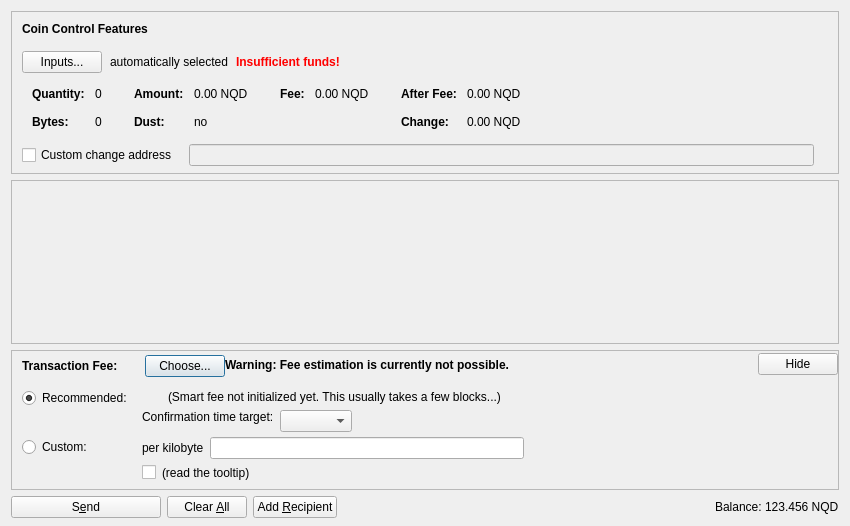
<?xml version="1.0" encoding="UTF-8"?>
<ui version="4.0">
 <class>SendCoinsDialog</class>
 <widget class="QDialog" name="SendCoinsDialog">
  <property name="geometry">
   <rect>
    <x>0</x>
    <y>0</y>
    <width>850</width>
    <height>526</height>
   </rect>
  </property>
  <property name="windowTitle">
   <string>Send Coins</string>
  </property>
  <layout class="QVBoxLayout" name="verticalLayout" stretch="0,1,0,0">
   <property name="bottomMargin">
    <number>8</number>
   </property>
   <item>
    <widget class="QFrame" name="frameCoinControl">
     <property name="sizePolicy">
      <sizepolicy hsizetype="Expanding" vsizetype="Expanding">
       <horstretch>0</horstretch>
       <verstretch>0</verstretch>
      </sizepolicy>
     </property>
     <property name="maximumSize">
      <size>
       <width>16777215</width>
       <height>16777215</height>
      </size>
     </property>
     <property name="frameShape">
      <enum>QFrame::StyledPanel</enum>
     </property>
     <property name="frameShadow">
      <enum>QFrame::Sunken</enum>
     </property>
     <layout class="QVBoxLayout" name="verticalLayoutCoinControl2">
      <property name="spacing">
       <number>0</number>
      </property>
      <property name="leftMargin">
       <number>0</number>
      </property>
      <property name="topMargin">
       <number>0</number>
      </property>
      <property name="rightMargin">
       <number>0</number>
      </property>
      <property name="bottomMargin">
       <number>6</number>
      </property>
      <item>
       <layout class="QVBoxLayout" name="verticalLayoutCoinControl" stretch="0,0,0,0,1">
        <property name="spacing">
         <number>0</number>
        </property>
        <property name="leftMargin">
         <number>10</number>
        </property>
        <property name="topMargin">
         <number>10</number>
        </property>
        <item>
         <layout class="QHBoxLayout" name="horizontalLayoutCoinControl1">
          <property name="bottomMargin">
           <number>15</number>
          </property>
          <item>
           <widget class="QLabel" name="labelCoinControlFeatures">
            <property name="sizePolicy">
             <sizepolicy hsizetype="Preferred" vsizetype="Maximum">
              <horstretch>0</horstretch>
              <verstretch>0</verstretch>
             </sizepolicy>
            </property>
            <property name="font">
             <font>
              <weight>75</weight>
              <bold>true</bold>
             </font>
            </property>
            <property name="styleSheet">
             <string notr="true">font-weight:bold;</string>
            </property>
            <property name="text">
             <string>Coin Control Features</string>
            </property>
           </widget>
          </item>
         </layout>
        </item>
        <item>
         <layout class="QHBoxLayout" name="horizontalLayoutCoinControl2" stretch="0,0,0,0">
          <property name="spacing">
           <number>8</number>
          </property>
          <property name="bottomMargin">
           <number>10</number>
          </property>
          <item>
           <widget class="QPushButton" name="pushButtonCoinControl">
            <property name="styleSheet">
             <string notr="true"/>
            </property>
            <property name="text">
             <string>Inputs...</string>
            </property>
            <property name="autoDefault">
             <bool>false</bool>
            </property>
           </widget>
          </item>
          <item>
           <widget class="QLabel" name="labelCoinControlAutomaticallySelected">
            <property name="text">
             <string>automatically selected</string>
            </property>
            <property name="margin">
             <number>5</number>
            </property>
           </widget>
          </item>
          <item>
           <widget class="QLabel" name="labelCoinControlInsuffFunds">
            <property name="font">
             <font>
              <weight>75</weight>
              <bold>true</bold>
             </font>
            </property>
            <property name="styleSheet">
             <string notr="true">color:red;font-weight:bold;</string>
            </property>
            <property name="text">
             <string>Insufficient funds!</string>
            </property>
            <property name="margin">
             <number>5</number>
            </property>
           </widget>
          </item>
          <item>
           <spacer name="horizontalSpacerCoinControl">
            <property name="orientation">
             <enum>Qt::Horizontal</enum>
            </property>
            <property name="sizeHint" stdset="0">
             <size>
              <width>40</width>
              <height>1</height>
             </size>
            </property>
           </spacer>
          </item>
         </layout>
        </item>
        <item>
         <widget class="QWidget" name="widgetCoinControl" native="true">
          <property name="sizePolicy">
           <sizepolicy hsizetype="Preferred" vsizetype="Preferred">
            <horstretch>0</horstretch>
            <verstretch>0</verstretch>
           </sizepolicy>
          </property>
          <property name="minimumSize">
           <size>
            <width>0</width>
            <height>0</height>
           </size>
          </property>
          <property name="styleSheet">
           <string notr="true"/>
          </property>
          <layout class="QHBoxLayout" name="horizontalLayoutCoinControl5">
           <property name="leftMargin">
            <number>0</number>
           </property>
           <property name="topMargin">
            <number>0</number>
           </property>
           <property name="rightMargin">
            <number>0</number>
           </property>
           <property name="bottomMargin">
            <number>0</number>
           </property>
           <item>
            <layout class="QHBoxLayout" name="horizontalLayoutCoinControl3" stretch="0,0,0,1">
             <property name="spacing">
              <number>20</number>
             </property>
             <property name="topMargin">
              <number>0</number>
             </property>
             <property name="bottomMargin">
              <number>10</number>
             </property>
             <item>
              <layout class="QFormLayout" name="formLayoutCoinControl1">
               <property name="horizontalSpacing">
                <number>10</number>
               </property>
               <property name="verticalSpacing">
                <number>14</number>
               </property>
               <property name="leftMargin">
                <number>10</number>
               </property>
               <property name="topMargin">
                <number>4</number>
               </property>
               <property name="rightMargin">
                <number>6</number>
               </property>
               <item row="0" column="0">
                <widget class="QLabel" name="labelCoinControlQuantityText">
                 <property name="font">
                  <font>
                   <weight>75</weight>
                   <bold>true</bold>
                  </font>
                 </property>
                 <property name="text">
                  <string>Quantity:</string>
                 </property>
                 <property name="margin">
                  <number>0</number>
                 </property>
                </widget>
               </item>
               <item row="0" column="1">
                <widget class="QLabel" name="labelCoinControlQuantity">
                 <property name="cursor">
                  <cursorShape>IBeamCursor</cursorShape>
                 </property>
                 <property name="contextMenuPolicy">
                  <enum>Qt::ActionsContextMenu</enum>
                 </property>
                 <property name="text">
                  <string notr="true">0</string>
                 </property>
                 <property name="margin">
                  <number>0</number>
                 </property>
                 <property name="textInteractionFlags">
                  <set>Qt::LinksAccessibleByMouse|Qt::TextSelectableByKeyboard|Qt::TextSelectableByMouse</set>
                 </property>
                </widget>
               </item>
               <item row="1" column="0">
                <widget class="QLabel" name="labelCoinControlBytesText">
                 <property name="font">
                  <font>
                   <weight>75</weight>
                   <bold>true</bold>
                  </font>
                 </property>
                 <property name="text">
                  <string>Bytes:</string>
                 </property>
                </widget>
               </item>
               <item row="1" column="1">
                <widget class="QLabel" name="labelCoinControlBytes">
                 <property name="cursor">
                  <cursorShape>IBeamCursor</cursorShape>
                 </property>
                 <property name="contextMenuPolicy">
                  <enum>Qt::ActionsContextMenu</enum>
                 </property>
                 <property name="text">
                  <string notr="true">0</string>
                 </property>
                 <property name="textInteractionFlags">
                  <set>Qt::LinksAccessibleByMouse|Qt::TextSelectableByKeyboard|Qt::TextSelectableByMouse</set>
                 </property>
                </widget>
               </item>
              </layout>
             </item>
             <item>
              <layout class="QFormLayout" name="formLayoutCoinControl2">
               <property name="horizontalSpacing">
                <number>10</number>
               </property>
               <property name="verticalSpacing">
                <number>14</number>
               </property>
               <property name="leftMargin">
                <number>6</number>
               </property>
               <property name="topMargin">
                <number>4</number>
               </property>
               <property name="rightMargin">
                <number>6</number>
               </property>
               <item row="0" column="0">
                <widget class="QLabel" name="labelCoinControlAmountText">
                 <property name="font">
                  <font>
                   <weight>75</weight>
                   <bold>true</bold>
                  </font>
                 </property>
                 <property name="text">
                  <string>Amount:</string>
                 </property>
                 <property name="margin">
                  <number>0</number>
                 </property>
                </widget>
               </item>
               <item row="0" column="1">
                <widget class="QLabel" name="labelCoinControlAmount">
                 <property name="cursor">
                  <cursorShape>IBeamCursor</cursorShape>
                 </property>
                 <property name="contextMenuPolicy">
                  <enum>Qt::ActionsContextMenu</enum>
                 </property>
                 <property name="text">
                  <string notr="true">0.00 NQD</string>
                 </property>
                 <property name="textInteractionFlags">
                  <set>Qt::LinksAccessibleByMouse|Qt::TextSelectableByKeyboard|Qt::TextSelectableByMouse</set>
                 </property>
                </widget>
               </item>
               <item row="1" column="0">
                <widget class="QLabel" name="labelCoinControlLowOutputText">
                 <property name="font">
                  <font>
                   <weight>75</weight>
                   <bold>true</bold>
                  </font>
                 </property>
                 <property name="text">
                  <string>Dust:</string>
                 </property>
                </widget>
               </item>
               <item row="1" column="1">
                <widget class="QLabel" name="labelCoinControlLowOutput">
                 <property name="cursor">
                  <cursorShape>IBeamCursor</cursorShape>
                 </property>
                 <property name="contextMenuPolicy">
                  <enum>Qt::ActionsContextMenu</enum>
                 </property>
                 <property name="text">
                  <string notr="true">no</string>
                 </property>
                 <property name="textInteractionFlags">
                  <set>Qt::LinksAccessibleByMouse|Qt::TextSelectableByKeyboard|Qt::TextSelectableByMouse</set>
                 </property>
                </widget>
               </item>
              </layout>
             </item>
             <item>
              <layout class="QFormLayout" name="formLayoutCoinControl3">
               <property name="horizontalSpacing">
                <number>10</number>
               </property>
               <property name="verticalSpacing">
                <number>14</number>
               </property>
               <property name="leftMargin">
                <number>6</number>
               </property>
               <property name="topMargin">
                <number>4</number>
               </property>
               <property name="rightMargin">
                <number>6</number>
               </property>
               <item row="0" column="0">
                <widget class="QLabel" name="labelCoinControlFeeText">
                 <property name="font">
                  <font>
                   <weight>75</weight>
                   <bold>true</bold>
                  </font>
                 </property>
                 <property name="text">
                  <string>Fee:</string>
                 </property>
                 <property name="margin">
                  <number>0</number>
                 </property>
                </widget>
               </item>
               <item row="0" column="1">
                <widget class="QLabel" name="labelCoinControlFee">
                 <property name="cursor">
                  <cursorShape>IBeamCursor</cursorShape>
                 </property>
                 <property name="contextMenuPolicy">
                  <enum>Qt::ActionsContextMenu</enum>
                 </property>
                 <property name="text">
                  <string notr="true">0.00 NQD</string>
                 </property>
                 <property name="textInteractionFlags">
                  <set>Qt::LinksAccessibleByMouse|Qt::TextSelectableByKeyboard|Qt::TextSelectableByMouse</set>
                 </property>
                </widget>
               </item>
              </layout>
             </item>
             <item>
              <layout class="QFormLayout" name="formLayoutCoinControl4">
               <property name="horizontalSpacing">
                <number>10</number>
               </property>
               <property name="verticalSpacing">
                <number>14</number>
               </property>
               <property name="leftMargin">
                <number>6</number>
               </property>
               <property name="topMargin">
                <number>4</number>
               </property>
               <property name="rightMargin">
                <number>6</number>
               </property>
               <item row="0" column="0">
                <widget class="QLabel" name="labelCoinControlAfterFeeText">
                 <property name="font">
                  <font>
                   <weight>75</weight>
                   <bold>true</bold>
                  </font>
                 </property>
                 <property name="text">
                  <string>After Fee:</string>
                 </property>
                 <property name="margin">
                  <number>0</number>
                 </property>
                </widget>
               </item>
               <item row="0" column="1">
                <widget class="QLabel" name="labelCoinControlAfterFee">
                 <property name="cursor">
                  <cursorShape>IBeamCursor</cursorShape>
                 </property>
                 <property name="contextMenuPolicy">
                  <enum>Qt::ActionsContextMenu</enum>
                 </property>
                 <property name="text">
                  <string notr="true">0.00 NQD</string>
                 </property>
                 <property name="textInteractionFlags">
                  <set>Qt::LinksAccessibleByMouse|Qt::TextSelectableByKeyboard|Qt::TextSelectableByMouse</set>
                 </property>
                </widget>
               </item>
               <item row="1" column="0">
                <widget class="QLabel" name="labelCoinControlChangeText">
                 <property name="font">
                  <font>
                   <weight>75</weight>
                   <bold>true</bold>
                  </font>
                 </property>
                 <property name="text">
                  <string>Change:</string>
                 </property>
                </widget>
               </item>
               <item row="1" column="1">
                <widget class="QLabel" name="labelCoinControlChange">
                 <property name="cursor">
                  <cursorShape>IBeamCursor</cursorShape>
                 </property>
                 <property name="contextMenuPolicy">
                  <enum>Qt::ActionsContextMenu</enum>
                 </property>
                 <property name="text">
                  <string notr="true">0.00 NQD</string>
                 </property>
                 <property name="textInteractionFlags">
                  <set>Qt::LinksAccessibleByMouse|Qt::TextSelectableByKeyboard|Qt::TextSelectableByMouse</set>
                 </property>
                </widget>
               </item>
              </layout>
             </item>
            </layout>
           </item>
          </layout>
         </widget>
        </item>
        <item>
         <layout class="QHBoxLayout" name="horizontalLayoutCoinControl4" stretch="0,0,0">
          <property name="spacing">
           <number>12</number>
          </property>
          <property name="sizeConstraint">
           <enum>QLayout::SetDefaultConstraint</enum>
          </property>
          <property name="topMargin">
           <number>5</number>
          </property>
          <property name="rightMargin">
           <number>5</number>
          </property>
          <item>
           <widget class="QCheckBox" name="checkBoxCoinControlChange">
            <property name="toolTip">
             <string>If this is activated, but the change address is empty or invalid, change will be sent to a newly generated address.</string>
            </property>
            <property name="text">
             <string>Custom change address</string>
            </property>
           </widget>
          </item>
          <item>
           <widget class="QValidatedLineEdit" name="lineEditCoinControlChange">
            <property name="enabled">
             <bool>false</bool>
            </property>
            <property name="sizePolicy">
             <sizepolicy hsizetype="Expanding" vsizetype="Fixed">
              <horstretch>0</horstretch>
              <verstretch>0</verstretch>
             </sizepolicy>
            </property>
           </widget>
          </item>
          <item>
           <widget class="QLabel" name="labelCoinControlChangeLabel">
            <property name="sizePolicy">
             <sizepolicy hsizetype="Preferred" vsizetype="Expanding">
              <horstretch>0</horstretch>
              <verstretch>0</verstretch>
             </sizepolicy>
            </property>
            <property name="minimumSize">
             <size>
              <width>0</width>
              <height>0</height>
             </size>
            </property>
            <property name="text">
             <string/>
            </property>
            <property name="margin">
             <number>3</number>
            </property>
           </widget>
          </item>
         </layout>
        </item>
        <item>
         <spacer name="verticalSpacerCoinControl">
          <property name="orientation">
           <enum>Qt::Vertical</enum>
          </property>
          <property name="sizeHint" stdset="0">
           <size>
            <width>800</width>
            <height>1</height>
           </size>
          </property>
         </spacer>
        </item>
       </layout>
      </item>
     </layout>
    </widget>
   </item>
   <item>
    <widget class="QScrollArea" name="scrollArea">
     <property name="widgetResizable">
      <bool>true</bool>
     </property>
     <widget class="QWidget" name="scrollAreaWidgetContents">
      <property name="geometry">
       <rect>
        <x>0</x>
        <y>0</y>
        <width>830</width>
        <height>104</height>
       </rect>
      </property>
      <layout class="QVBoxLayout" name="verticalLayout_2" stretch="0,1">
       <property name="leftMargin">
        <number>0</number>
       </property>
       <property name="topMargin">
        <number>0</number>
       </property>
       <property name="rightMargin">
        <number>0</number>
       </property>
       <property name="bottomMargin">
        <number>0</number>
       </property>
       <item>
        <layout class="QVBoxLayout" name="entries">
         <property name="spacing">
          <number>6</number>
         </property>
        </layout>
       </item>
       <item>
        <spacer name="verticalSpacer">
         <property name="orientation">
          <enum>Qt::Vertical</enum>
         </property>
         <property name="sizeHint" stdset="0">
          <size>
           <width>20</width>
           <height>40</height>
          </size>
         </property>
        </spacer>
       </item>
      </layout>
     </widget>
    </widget>
   </item>
   <item>
    <widget class="QFrame" name="frameFee">
     <property name="sizePolicy">
      <sizepolicy hsizetype="Expanding" vsizetype="Expanding">
       <horstretch>0</horstretch>
       <verstretch>0</verstretch>
      </sizepolicy>
     </property>
     <property name="maximumSize">
      <size>
       <width>16777215</width>
       <height>16777215</height>
      </size>
     </property>
     <property name="frameShape">
      <enum>QFrame::StyledPanel</enum>
     </property>
     <property name="frameShadow">
      <enum>QFrame::Sunken</enum>
     </property>
     <layout class="QVBoxLayout" name="verticalLayoutFee1">
      <property name="spacing">
       <number>0</number>
      </property>
      <property name="leftMargin">
       <number>0</number>
      </property>
      <property name="topMargin">
       <number>0</number>
      </property>
      <property name="rightMargin">
       <number>0</number>
      </property>
      <property name="bottomMargin">
       <number>0</number>
      </property>
      <item>
       <layout class="QVBoxLayout" name="verticalLayoutFee2" stretch="0,0,0">
        <property name="spacing">
         <number>0</number>
        </property>
        <property name="leftMargin">
         <number>10</number>
        </property>
        <property name="topMargin">
         <number>0</number>
        </property>
        <item>
         <layout class="QHBoxLayout" name="horizontalLayoutFee1">
          <property name="bottomMargin">
           <number>0</number>
          </property>
          <item>
           <layout class="QVBoxLayout" name="verticalLayoutFee7">
            <property name="spacing">
             <number>0</number>
            </property>
            <item>
             <spacer name="verticalSpacerSmartFee">
              <property name="orientation">
               <enum>Qt::Vertical</enum>
              </property>
              <property name="sizeType">
               <enum>QSizePolicy::Fixed</enum>
              </property>
              <property name="sizeHint" stdset="0">
               <size>
                <width>1</width>
                <height>4</height>
               </size>
              </property>
             </spacer>
            </item>
            <item>
             <layout class="QHBoxLayout" name="horizontalLayoutSmartFee">
              <property name="spacing">
               <number>10</number>
              </property>
              <item>
               <widget class="QLabel" name="labelFeeHeadline">
                <property name="sizePolicy">
                 <sizepolicy hsizetype="Preferred" vsizetype="Maximum">
                  <horstretch>0</horstretch>
                  <verstretch>0</verstretch>
                 </sizepolicy>
                </property>
                <property name="font">
                 <font>
                  <weight>75</weight>
                  <bold>true</bold>
                 </font>
                </property>
                <property name="styleSheet">
                 <string notr="true">font-weight:bold;</string>
                </property>
                <property name="text">
                 <string>Transaction Fee:</string>
                </property>
               </widget>
              </item>
              <item>
               <widget class="QLabel" name="labelFeeMinimized">
                <property name="text">
                 <string/>
                </property>
               </widget>
              </item>
              <item>
               <widget class="QPushButton" name="buttonChooseFee">
                <property name="text">
                 <string>Choose...</string>
                </property>
               </widget>
              </item>
             </layout>
            </item>
            <item>
             <spacer name="verticalSpacer_5">
              <property name="orientation">
               <enum>Qt::Vertical</enum>
              </property>
              <property name="sizeHint" stdset="0">
               <size>
                <width>1</width>
                <height>1</height>
               </size>
              </property>
             </spacer>
            </item>
           </layout>
          </item>
          <item>
           <widget class="QLabel" name="fallbackFeeWarningLabel">
            <property name="toolTip">
             <string>Using the fallbackfee can result in sending a transaction that will take several hours or days (or never) to confirm. Consider choosing your fee manually or wait until you have validated the complete chain.</string>
            </property>
            <property name="font">
            <font>
                <weight>75</weight>
                <bold>true</bold>
            </font>
            </property>
            <property name="text">
             <string>Warning: Fee estimation is currently not possible.</string>
            </property>
            <property name="wordWrap">
             <bool>false</bool>
            </property>
           </widget>
          </item>
          <item>
           <spacer name="horizontalSpacer_4">
            <property name="orientation">
             <enum>Qt::Horizontal</enum>
            </property>
            <property name="sizeType">
             <enum>QSizePolicy::MinimumExpanding</enum>
            </property>
            <property name="sizeHint" stdset="0">
             <size>
              <width>40</width>
              <height>20</height>
             </size>
            </property>
           </spacer>
          </item>
          <item>
           <widget class="QPushButton" name="buttonMinimizeFee">
            <property name="toolTip">
             <string>collapse fee-settings</string>
            </property>
            <property name="text">
             <string>Hide</string>
            </property>
           </widget>
          </item>
         </layout>
        </item>
        <item>
         <widget class="QFrame" name="frameFeeSelection">
          <layout class="QVBoxLayout" name="verticalLayoutFee12">
           <property name="spacing">
            <number>0</number>
           </property>
           <property name="leftMargin">
            <number>0</number>
           </property>
           <property name="topMargin">
            <number>0</number>
           </property>
           <property name="rightMargin">
            <number>0</number>
           </property>
           <property name="bottomMargin">
            <number>0</number>
           </property>
           <item>
            <layout class="QGridLayout" name="gridLayoutFee">
             <property name="topMargin">
              <number>10</number>
             </property>
             <property name="bottomMargin">
              <number>4</number>
             </property>
             <property name="horizontalSpacing">
              <number>10</number>
             </property>
             <property name="verticalSpacing">
              <number>4</number>
             </property>
             <item row="1" column="1">
              <layout class="QVBoxLayout" name="verticalLayoutFee8">
               <property name="spacing">
                <number>6</number>
               </property>
               <item>
                <layout class="QHBoxLayout" name="horizontalLayoutFee13">
                 <item>
                  <widget class="QLabel" name="labelCustomPerKilobyte">
                   <property name="toolTip">
                    <string>If the custom fee is set to 1000 satoshis and the transaction is only 250 bytes, then &quot;per kilobyte&quot; only pays 250 satoshis in fee, while &quot;total at least&quot; pays 1000 satoshis. For transactions bigger than a kilobyte both pay by kilobyte.</string>
                   </property>
                   <property name="text">
                    <string>per kilobyte</string>
                   </property>
                  </widget>
                 </item>
                 <item>
                  <widget class="BitcoinAmountField" name="customFee"/>
                 </item>
                 <item>
                  <spacer name="horizontalSpacer_6">
                   <property name="orientation">
                    <enum>Qt::Horizontal</enum>
                   </property>
                   <property name="sizeHint" stdset="0">
                    <size>
                     <width>1</width>
                     <height>1</height>
                    </size>
                   </property>
                  </spacer>
                 </item>
                </layout>
               </item>
               <item>
                <layout class="QHBoxLayout" name="horizontalLayoutFee8">
                 <item>
                  <widget class="QCheckBox" name="checkBoxMinimumFee">
                   <property name="toolTip">
                    <string>Paying only the minimum fee is just fine as long as there is less transaction volume than space in the blocks. But be aware that this can end up in a never confirming transaction once there is more demand for naqd transactions than the network can process.</string>
                   </property>
                   <property name="text">
                    <string/>
                   </property>
                  </widget>
                 </item>
                 <item>
                  <widget class="QLabel" name="labelMinFeeWarning">
                   <property name="enabled">
                    <bool>true</bool>
                   </property>
                   <property name="toolTip">
                    <string>Paying only the minimum fee is just fine as long as there is less transaction volume than space in the blocks. But be aware that this can end up in a never confirming transaction once there is more demand for naqd transactions than the network can process.</string>
                   </property>
                   <property name="text">
                    <string>(read the tooltip)</string>
                   </property>
                   <property name="margin">
                    <number>5</number>
                   </property>
                  </widget>
                 </item>
                 <item>
                  <spacer name="horizontalSpacer_2">
                   <property name="orientation">
                    <enum>Qt::Horizontal</enum>
                   </property>
                   <property name="sizeHint" stdset="0">
                    <size>
                     <width>1</width>
                     <height>1</height>
                    </size>
                   </property>
                  </spacer>
                 </item>
                </layout>
               </item>
              </layout>
             </item>
             <item row="0" column="0">
              <layout class="QVBoxLayout" name="verticalLayoutFee4" stretch="0,1">
               <item>
                <widget class="QRadioButton" name="radioSmartFee">
                 <property name="text">
                  <string>Recommended:</string>
                 </property>
                 <property name="checked">
                  <bool>true</bool>
                 </property>
                 <attribute name="buttonGroup">
                  <string notr="true">groupFee</string>
                 </attribute>
                </widget>
               </item>
               <item>
                <spacer name="verticalSpacer_2">
                 <property name="orientation">
                  <enum>Qt::Vertical</enum>
                 </property>
                 <property name="sizeHint" stdset="0">
                  <size>
                   <width>1</width>
                   <height>1</height>
                  </size>
                 </property>
                </spacer>
               </item>
              </layout>
             </item>
             <item row="1" column="0">
              <layout class="QVBoxLayout" name="verticalLayoutFee9" stretch="0,1">
               <item>
                <widget class="QRadioButton" name="radioCustomFee">
                 <property name="text">
                  <string>Custom:</string>
                 </property>
                 <attribute name="buttonGroup">
                  <string notr="true">groupFee</string>
                 </attribute>
                </widget>
               </item>
               <item>
                <spacer name="verticalSpacer_6">
                 <property name="orientation">
                  <enum>Qt::Vertical</enum>
                 </property>
                 <property name="sizeHint" stdset="0">
                  <size>
                   <width>1</width>
                   <height>1</height>
                  </size>
                 </property>
                </spacer>
               </item>
              </layout>
             </item>
             <item row="0" column="1">
              <layout class="QVBoxLayout" name="verticalLayoutFee3" stretch="0,0,1">
               <property name="spacing">
                <number>6</number>
               </property>
               <property name="topMargin">
                <number>2</number>
               </property>
               <item>
                <layout class="QHBoxLayout" name="horizontalLayoutFee12">
                 <item>
                  <widget class="QLabel" name="labelSmartFee">
                   <property name="text">
                    <string/>
                   </property>
                   <property name="margin">
                    <number>2</number>
                   </property>
                  </widget>
                 </item>
                 <item>
                  <widget class="QLabel" name="labelFeeEstimation">
                   <property name="text">
                    <string/>
                   </property>
                  </widget>
                 </item>
                 <item>
                  <widget class="QLabel" name="labelSmartFee2">
                   <property name="text">
                    <string>(Smart fee not initialized yet. This usually takes a few blocks...)</string>
                   </property>
                   <property name="margin">
                    <number>2</number>
                   </property>
                  </widget>
                 </item>
                 <item>
                  <spacer name="horizontalSpacer_5">
                   <property name="orientation">
                    <enum>Qt::Horizontal</enum>
                   </property>
                   <property name="sizeHint" stdset="0">
                    <size>
                     <width>1</width>
                     <height>1</height>
                    </size>
                   </property>
                  </spacer>
                 </item>
                </layout>
               </item>
               <item>
                <layout class="QHBoxLayout" name="horizontalLayoutFee9">
                 <item>
                  <layout class="QVBoxLayout" name="verticalLayoutFee6">
                   <item>
                    <widget class="QLabel" name="labelSmartFee3">
                     <property name="text">
                      <string>Confirmation time target:</string>
                     </property>
                     <property name="margin">
                      <number>2</number>
                     </property>
                    </widget>
                   </item>
                   <item>
                    <spacer name="verticalSpacer_3">
                     <property name="orientation">
                      <enum>Qt::Vertical</enum>
                     </property>
                     <property name="sizeHint" stdset="0">
                      <size>
                       <width>1</width>
                       <height>1</height>
                      </size>
                     </property>
                    </spacer>
                   </item>
                  </layout>
                 </item>
                 <item>
                  <layout class="QVBoxLayout" name="verticalLayoutFee5">
                   <property name="rightMargin">
                    <number>30</number>
                   </property>
                   <item>
                    <layout class="QHBoxLayout" name="horizontalLayoutConfTarget">
                     <property name="bottomMargin">
                      <number>0</number>
                     </property>
                     <item>
                      <widget class="QComboBox" name="confTargetSelector"/>
                     </item>
                     <item>
                      <spacer name="horizontalSpacerConfTarget">
                       <property name="orientation">
                        <enum>Qt::Horizontal</enum>
                       </property>
                       <property name="sizeHint" stdset="0">
                        <size>
                         <width>40</width>
                         <height>20</height>
                        </size>
                       </property>
                      </spacer>
                     </item>
                    </layout>
                   </item>
                  </layout>
                 </item>
                </layout>
               </item>
               <item>
                <spacer name="verticalSpacer_4">
                 <property name="orientation">
                  <enum>Qt::Vertical</enum>
                 </property>
                 <property name="sizeHint" stdset="0">
                  <size>
                   <width>1</width>
                   <height>1</height>
                  </size>
                 </property>
                </spacer>
               </item>
              </layout>
             </item>
            </layout>
           </item>
          </layout>
         </widget>
        </item>
        <item>
         <spacer name="verticalSpacerFee">
          <property name="orientation">
           <enum>Qt::Vertical</enum>
          </property>
          <property name="sizeHint" stdset="0">
           <size>
            <width>40</width>
            <height>5</height>
           </size>
          </property>
         </spacer>
        </item>
       </layout>
      </item>
     </layout>
    </widget>
   </item>
   <item>
    <layout class="QHBoxLayout" name="horizontalLayout">
     <item>
      <widget class="QPushButton" name="sendButton">
       <property name="minimumSize">
        <size>
         <width>150</width>
         <height>0</height>
        </size>
       </property>
       <property name="toolTip">
        <string>Confirm the send action</string>
       </property>
       <property name="text">
        <string>S&amp;end</string>
       </property>
       <property name="icon">
        <iconset resource="../bitcoin.qrc">
         <normaloff>:/icons/send</normaloff>:/icons/send</iconset>
       </property>
       <property name="autoDefault">
        <bool>false</bool>
       </property>
       <property name="default">
        <bool>false</bool>
       </property>
      </widget>
     </item>
     <item>
      <widget class="QPushButton" name="clearButton">
       <property name="sizePolicy">
        <sizepolicy hsizetype="Minimum" vsizetype="Fixed">
         <horstretch>0</horstretch>
         <verstretch>0</verstretch>
        </sizepolicy>
       </property>
       <property name="toolTip">
        <string>Clear all fields of the form.</string>
       </property>
       <property name="text">
        <string>Clear &amp;All</string>
       </property>
       <property name="icon">
        <iconset resource="../bitcoin.qrc">
         <normaloff>:/icons/remove</normaloff>:/icons/remove</iconset>
       </property>
       <property name="autoDefault">
        <bool>false</bool>
       </property>
      </widget>
     </item>
     <item>
      <widget class="QPushButton" name="addButton">
       <property name="toolTip">
        <string>Send to multiple recipients at once</string>
       </property>
       <property name="text">
        <string>Add &amp;Recipient</string>
       </property>
       <property name="icon">
        <iconset resource="../bitcoin.qrc">
         <normaloff>:/icons/add</normaloff>:/icons/add</iconset>
       </property>
       <property name="autoDefault">
        <bool>false</bool>
       </property>
      </widget>
     </item>
     <item>
      <spacer name="horizontalSpacer">
       <property name="orientation">
        <enum>Qt::Horizontal</enum>
       </property>
       <property name="sizeHint" stdset="0">
        <size>
         <width>40</width>
         <height>20</height>
        </size>
       </property>
      </spacer>
     </item>
     <item>
      <layout class="QHBoxLayout" name="horizontalLayout_2">
       <property name="spacing">
        <number>3</number>
       </property>
       <item>
        <widget class="QLabel" name="label">
         <property name="sizePolicy">
          <sizepolicy hsizetype="Preferred" vsizetype="Fixed">
           <horstretch>0</horstretch>
           <verstretch>0</verstretch>
          </sizepolicy>
         </property>
         <property name="text">
          <string>Balance:</string>
         </property>
        </widget>
       </item>
       <item>
        <widget class="QLabel" name="labelBalance">
         <property name="sizePolicy">
          <sizepolicy hsizetype="Preferred" vsizetype="Fixed">
           <horstretch>0</horstretch>
           <verstretch>0</verstretch>
          </sizepolicy>
         </property>
         <property name="cursor">
          <cursorShape>IBeamCursor</cursorShape>
         </property>
         <property name="text">
          <string notr="true">123.456 NQD</string>
         </property>
         <property name="textInteractionFlags">
          <set>Qt::LinksAccessibleByMouse|Qt::TextSelectableByKeyboard|Qt::TextSelectableByMouse</set>
         </property>
        </widget>
       </item>
      </layout>
     </item>
    </layout>
   </item>
  </layout>
 </widget>
 <customwidgets>
  <customwidget>
   <class>QValidatedLineEdit</class>
   <extends>QLineEdit</extends>
   <header>qt/qvalidatedlineedit.h</header>
  </customwidget>
  <customwidget>
   <class>BitcoinAmountField</class>
   <extends>QLineEdit</extends>
   <header>qt/bitcoinamountfield.h</header>
   <container>1</container>
  </customwidget>
 </customwidgets>
 <resources>
  <include location="../bitcoin.qrc"/>
 </resources>
 <connections/>
 <buttongroups>
  <buttongroup name="groupFee"/>
 </buttongroups>
</ui>
